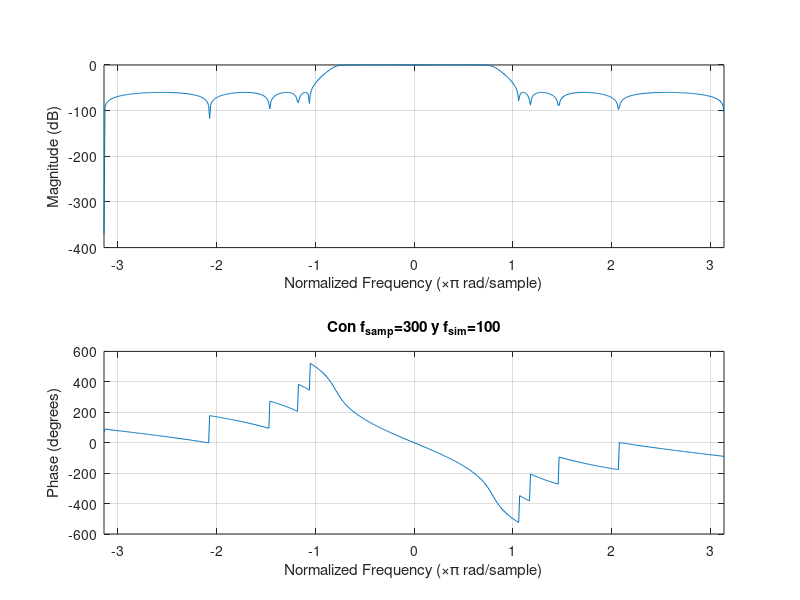

This chart was generated by the following MATLAB code:
clc; clear variables;
fsamp=300;
fsim=100;
fcut=2*(fsim/2)/fsamp;
[b,a]=cheby2(9,60,fcut);
w=-pi:0.01:pi;
freqz(b,a,w)
title("Con f_{samp}=300 y f_{sim}=100")
